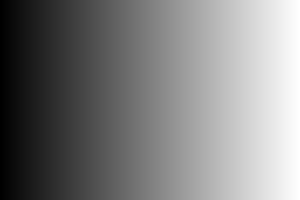
#> input picture images/practice_img/gray_gradient.jpg, 300 x 200 px
$ jupyter execute --allow-errors class_06_1_IP_binary_threshold.ipynb
#> lines starting #> are read from the running program, lines starting #| are printed output that depends on the picture; after the words box and inside, x2 and y2 are one past the last pixel; in counts of white or black regions, pixels touching at a corner belong together
# <center> 👉 class_06_1 IP » _Binary Img - Thresholding & Otsu's Method_ </center>

## ▶ Binary Image

A binary image is an image that is rendered in black and white only.
- Binary: Used when performing a specific operation on the value of a pixel with a high or low value based on a certain point.
- Change a pixel with a normal high or low value to a value that is black or white.
- It is an operation that divides pixels into true or false by dichotomizing them according to the reference value,
- Operations are performed on every pixel in the image matrix.

바이너리 이미지(binary image)란 검은색과 흰색만으로 표현한 이미지를 의미합니다.
- Binary : 어느 지점을 기준으로 값이 높거나 낮은 픽셀의 값을 대상으로 특정 연산을 수행할 때 사용합니다.
- 일반적으로 값이 높거나 낮은 픽셀을 검은색 또는 흰색의 값으로 변경합니다.
- 기준값에 따라 이분법적으로 구분해 픽셀을 참 또는 거짓으로 나누는 연산이며,
- 이미지 행렬에서 모든 픽셀에 대해 연산이 수행됩니다.


[cell 1]
import cv2
from matplotlib import pyplot as plt
from matplotlib.pyplot import figure

src = cv2.imread("./images/practice_img/motorcycle.jpg", cv2.IMREAD_COLOR)

#> (the rest of this cell did not finish here and is left out)

[cell 2]
figure(figsize=(15, 10), dpi=120)
#> (the rest of this cell did not finish here and is left out)

➡️ Threshold Type

|type_flag       |Functioning     |Result       |
|---------------:|:------------------|:---------------- |
|cv2.THRESH_BINARY|dst = (src > thresh) ? maxval : 0|If the threshold value is exceeded: maxval, if not: 0|
|cv2.THRESH_BINARY_INV|dst = (src > thresh) ? 0 : maxval |If the threshold value is exceeded: 0, if not: maxval|
|cv2.THRESH_TRUNC|dst = (src > thresh) ? thresh : src |If the threshold value is exceeded: thresh, if not: no change|
|cv2.THRESH_TOZERO|dst = (src > thresh) ? src : 0 |If the threshold value is exceeded:no change, if not: 0|
|cv2.THRESH_TOZERO_INV|dst = (src > thresh) ? 0 : src |If the threshold value is exceeded: 0, if not: no change|
|cv2.THRESH_MASK|Change to a black image|for masking|
|cv2.THRESH_OTSU|OTSU algorithm|Applicable to single-channel images only|
|cv2.THRESH_TRIANGLE|TRIANGLE gorithm|Applicable to single-channel images only|

## ▶ Image Thresholding

Thresholding is a popular segmentation technique, used for separating an object considered as a foreground from its background.
- In this technique we assign pixel values in relation to the threshold value provided.
- This technique of thresholding is done on grayscale images, so initially,
- the image has to be converted in grayscale color space.
- Here we will discuss two different approaches taken when performing thresholding on an image:

>- Simple Thresholding
>- Adaptive Thresholding

image thresholding은 가장 단순하고 간단한 image segmentation 방법이다.
- 스레시홀딩은 바이너리 이미지를 만드는 가장 대표적인 방법입니다.
- 스레시홀딩이란 여러 값을 어떤 임계점을 기준으로 두 가지 부류로 나누는 방법을 의미합니다.
>- 어떤 임계값을 정한 뒤 픽셀 값이 임계값을 넘으면 255, 임계값을 넘지 않으면 0으로 지정하는 방식을 스레시홀딩이라고 합니다.
>- 이런 작업은 간단하게 numpy로 연산할 수 있지만, OpenCV에서 cv2.threshold() 함수로 구현할 수도 있습니다.

### ● Simple Thresholding:

In this basic Thresholding technique, for every pixel, the same threshold value is applied.
- If the pixel value is smaller than the threshold, it is set to a certain value(usually zero),
- otherwise, it is set to another value(usually maximum value).
- There are various variations of this technique as shown below.

In OpenCV, we use cv2.threshold function to implement it.

이 함수는 두 개의 결과를 반환하는데
- 첫 번째 결과인 ret은 스레시홀딩에 사용한 임계값이고 (threshold 파라미터로 전달한 값과 동일),
- 두번째 결과인 out은 스레시홀딩이 적용된 바이너리 이미지입니다.

Syntax:

>**cv2.threshold(source, thresholdValue, maxVal, thresholdingTechnique)**

Parameters:

- source: Input Image array (must be in Grayscale).
- thresholdValue: Value of Threshold below and above which pixel values will change accordingly.
- maxVal: Maximum value that can be assigned to a pixel.
- thresholdingTechnique: The type of thresholding to be applied.Here are various types of thresholding we can use
>- cv2.THRESH_BINARY: If  the pixel intensity is greater than the threshold, the pixel value is set to 255(white), else it is set to 0 (black).
>- cv2.THRESH_BINARY_INV: Inverted or Opposite case of cv2.THRESH_BINARY.If  the pixel intensity is greater than the threshold, the pixel value is set to 0(black), else it is set to 255 (white).
>- cv.THRESH_TRUNC: If the pixel intensity is greater than the threshold, the pixel values are set to be the same as the threshold. All other values remain the same.
>- cv.THRESH_TOZERO: Pixel intensity is set to 0, for all the pixels intensity, less than the threshold value. All other pixel values remain same
>- cv.THRESH_TOZERO_INV: Inverted or Opposite case of cv2.THRESH_TOZERO.

[cell 3]
# threshold.py

import cv2
import numpy as np
import matplotlib.pylab as plt

img = cv2.imread('./images/practice_img/gray_gradient.jpg', cv2.IMREAD_GRAYSCALE)
#> img is the input picture: shape (200, 300); min 0, max 255, mean 127.1

thresh_np = np.zeros_like(img)   # Numpy Img with zero
thresh_np[img > 127] = 255      # Change values greater than 127 to 255

ret, thresh_cv = cv2.threshold(img, 127, 255, cv2.THRESH_BINARY)  # Create a binary image with the OpenCV API
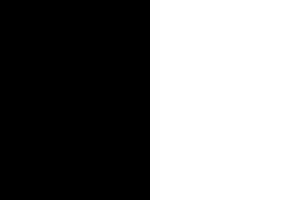
#> thresh_cv: shape (200, 300); 50% white; 1 white region, box (x1, y1, x2, y2) and area: (150, 0, 300, 200) 30000
print(ret)

[cell 4]
imgs = {'Original': img, 'NumPy API':thresh_np, 'cv2.threshold': thresh_cv}
for i , (key, value) in enumerate(imgs.items()):
    plt.subplot(1, 3, i+1)
    plt.title(key)
    plt.imshow(value, cmap='gray')
    plt.xticks([]); plt.yticks([])
#> this loop made 3 passes
#> key on passes 1 to 3: 'Original', 'NumPy API', 'cv2.threshold'

plt.show()

[cell 5]
# threshold_flag.py : showing thresholding flags

import cv2
import numpy as np
import matplotlib.pylab as plt

img = cv2.imread('./images/practice_img/gray_gradient.jpg', cv2.IMREAD_GRAYSCALE)

_, t_bin = cv2.threshold(img, 127, 255, cv2.THRESH_BINARY)
_, t_bininv = cv2.threshold(img, 127, 255, cv2.THRESH_BINARY_INV)
#> t_bininv: shape (200, 300); 50% white; 1 white region, box (x1, y1, x2, y2) and area: (0, 0, 150, 200) 30000
_, t_truc = cv2.threshold(img, 127, 255, cv2.THRESH_TRUNC)
_, t_2zr = cv2.threshold(img, 127, 255, cv2.THRESH_TOZERO)
_, t_2zrinv = cv2.threshold(img, 127, 255, cv2.THRESH_TOZERO_INV)
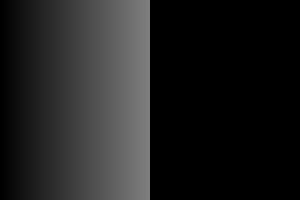
#> t_2zrinv: shape (200, 300); min 0, max 127, mean 31.5

imgs = {'origin':img, 'BINARY':t_bin, 'BINARY_INV':t_bininv, \
        'TRUNC':t_truc, 'TOZERO':t_2zr, 'TOZERO_INV':t_2zrinv}
for i, (key, value) in enumerate(imgs.items()):
    plt.subplot(2,3, i+1)
    plt.title(key)
    plt.imshow(value, cmap='gray')
    plt.xticks([]);    plt.yticks([])
#> this loop made 6 passes

plt.show()

[cell 6]
import cv2
import numpy as np
import matplotlib.pyplot as plt

img = cv2.imread('./images/dogs/02.jpg', -1)
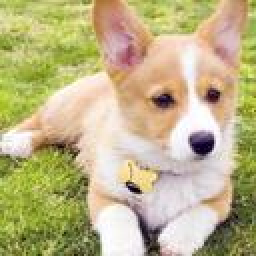
#> input picture images/dogs/02.jpg, 128 x 128 px (shown 2 times larger)
#> img is the input picture: shape (128, 128, 3); mean B, G, R 134.8, 179.7, 190.4

# to convert the image in grayscale
img = cv2.cvtColor(img, cv2.COLOR_BGR2GRAY)
#> img: shape (128, 128)

threshold=160
ret, thresh1 = cv2.threshold(img, threshold, 255, cv2.THRESH_BINARY)
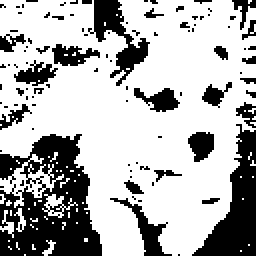
#> thresh1: shape (128, 128) (shown 2 times larger); 69.9% white; 98 black regions (79 under 20 px), largest, box (x1, y1, x2, y2) and area: (0, 67, 51, 128) 1927, (96, 62, 128, 128) 928, (44, 0, 75, 43) 455
#> ret = 160
ret, thresh2 = cv2.threshold(img, threshold, 255, cv2.THRESH_BINARY_INV)
ret, thresh3 = cv2.threshold(img, threshold, 255, cv2.THRESH_TRUNC)
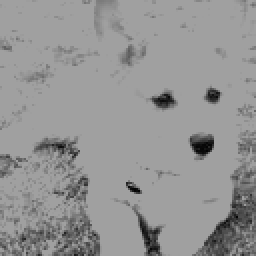
#> thresh3: shape (128, 128) (shown 2 times larger); min 3, max 160, mean 148.6
ret, thresh4 = cv2.threshold(img, threshold, 255, cv2.THRESH_TOZERO)
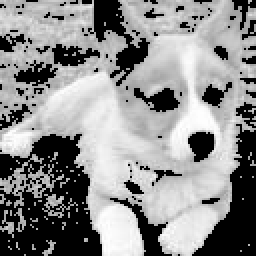
#> thresh4: shape (128, 128) (shown 2 times larger); min 0, max 255, mean 141.1
ret, thresh5 = cv2.threshold(img, threshold, 255, cv2.THRESH_TOZERO_INV)
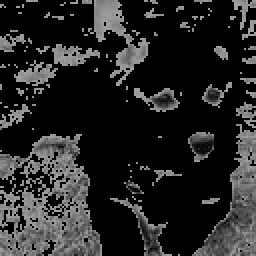
#> thresh5: shape (128, 128) (shown 2 times larger); min 0, max 160, mean 36.7

# the window showing output images with the corresponding thresholding techniques applied to the input images
fig, axs = plt.subplots(1,6,figsize=(15,15))
axs[0].imshow(img,cmap='gray'), axs[0].axis('off'), axs[0].set_title('Original-Gray')
axs[1].imshow(thresh1,cmap='gray'), axs[1].axis('off'), axs[1].set_title('Binary Th')
axs[2].imshow(thresh2,cmap='gray'), axs[2].axis('off'), axs[2].set_title('Binary Th Inverted')
axs[3].imshow(thresh3,cmap='gray'), axs[3].axis('off'), axs[3].set_title('Truncated Th')
axs[4].imshow(thresh4,cmap='gray'), axs[4].axis('off'), axs[4].set_title('Zero Th')
axs[5].imshow(thresh5,cmap='gray'), axs[5].axis('off'), axs[5].set_title('Zero Th Inverted')

plt.imshow(img),plt.imshow(thresh1),plt.imshow(thresh2),plt.imshow(thresh3),plt.imshow(thresh4),plt.imshow(thresh5)

plt.show()

### ● Adaptive Thresholding
In simple thresholding, the threshold value was global which means it was same for all the pixels in the image.
- But this may not be the best approach for thresholding as the different image sections can have different lightings.

Thus we need Adaptive thresholding,
- which is the method where the threshold value is calculated for smaller regions and therefore,
- there will be **different threshold values for different regions.**

In OpenCV we have adaptiveThreshold() function to implement this type of thresholding.

위에서 설명한 전역 스레시홀딩이 매번 좋은 성능을 내는 것은 아닙니다.
원본 이미지에서 조명이 일정하지 않거나 배경색이 여러 개인 경우에는 하나의 임계값으로 선명한 바이너리 이미지를 만들어내기 힘들 수도 있습니다.
이때는 이미지를 여러 영역으로 나눈 뒤, 그 주변 픽셀 값만 활용하여 임계값을 구해야 하는데, 이를 적응형 스레시홀딩(Adaptive Thresholding)이라고 합니다.
개발자가 정해준 임의의 값이 아닌 블럭사이즈내에서 구할 수 있기 때문에 더 유연하게 Threshold를 적용할 수 있음.
- 적응형 이진화 알고리즘은 입력 이미지에 따라 임곗값이 스스로 다른 값을 할당할 수 있도록 구성된 이진화 알고리즘입니다.
- 이미지에 따라 어떠한 임곗값을 주더라도 이진화 처리가 어려운 이미지가 존재합니다.
- 예를 들어, 조명의 변화나 반사가 심한 경우 이미지 내의 밝기 분포가 달라 국소적으로 임곗값을 적용해야 하는 경우가 있습니다.
- 이러한 경우 적응형 이진화 알고리즘을 적용한다면 우수한 결과를 얻을 수 있습니다.

~ Syntax:

>**cv2.adaptiveThreshold(src, dst, maxValue, adaptiveMethod, thresholdType, blockSize, C)**

~ Parameters:

- src − An object of the class Mat representing the source (input) image.
- dst − An object of the class Mat representing the destination (output) image.
- maxValue − A variable of double type representing the value that is to be given if pixel value is more than the threshold value.
- adaptiveMethod − A variable of integer the type representing the adaptive method to be used. This will be either of the following two values:
>- cv.ADAPTIVE_THRESH_MEAN_C: The threshold value is the mean of the neighbourhood area minus the constant C.
>>- 이웃 픽셀의 평균값에서 보정값(C)을 뺀값을 임계값으로 결정
>>- blockSize 영역의 모든 픽셀에 평균 가중치를 적용
>- cv.ADAPTIVE_THRESH_GAUSSIAN_C: The threshold value is a gaussian-weighted sum of the neighbourhood values minus the constant C.
>>- 가우시안 분포에 따른 가중치의 합에서 보정값(C)을 뺀값을 임계값으로 결정
>>- blockSize 영역의 모든 픽셀에 중심점으로부터의 거리에 대한 가우시안 가중치 적용
>- thresholdType: A variable of integer type representing the type of threshold to be used. (cv2.threshod()와 동일)
- blockSize: A variable of the integer type representing size of the pixelneighborhood used to calculate the threshold value. 임계처리에 적용할 영역크기(n x n), 블럭의 중심으로 홀수값
- C: A variable of double type representing the constant used in the both methods (subtracted from the mean or weighted mean) 계산된 임계값 결과에서 가감할 상수(양수:계산된 adaptive 임계값에 +, 음수: 계산된 adaptive 임계값에 –)
>- Block size and C (subtraction) are utilized in formulas for calculating the result.
> $$ T(x,y) = \frac{1}{blockSize^2}\sum_{x_i}\sum_{y_i}I(x + x_i, \ y + y_i) - C $$
>- blockSize can only be odd so that there can be a center point.
>- The C typically uses positive values, but in some cases it can also use 0 or negative numbers.
>- The larger the blockSize, the longer the computation will take.

➡️ There are two types of flags, but there are three ways to calculate them.
- a mean-weighted, a gaussian-weighted, a mixing method.
- Mixing uses the average weight and the Gaussian weight to calculate use OR
>- cv2.ADAPTIVE_THRESH_MEAN_C | cv2.ADAPTIVE_THRESH_GAUSSIAN_C

Example:

[cell 7]
import cv2

src = cv2.imread("./images/practice_img/tree1.webp")
#> (the rest of this cell did not finish here and is left out)

[cell 8]
from matplotlib import pyplot as plt
from matplotlib.pyplot import figure
figure(figsize=(15, 10), dpi=100)

#> (the rest of this cell did not finish here and is left out)

[cell 9]
# threshold_adapted

import cv2
import numpy as np
import matplotlib.pyplot as plt

blk_size = 9
C = 5
img = cv2.imread('./images/practice_img/sudoku.png', cv2.IMREAD_GRAYSCALE)
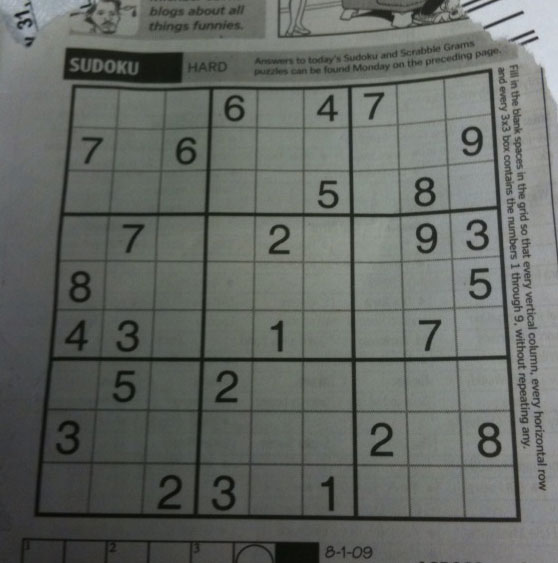
#> input picture images/practice_img/sudoku.png, 558 x 563 px
#> img: shape (563, 558); min 7, max 218, mean 101.8

ret, th1 = cv2.threshold(img, 0, 255, cv2.THRESH_BINARY | cv2.THRESH_OTSU) # OTSU's algorithm applies a single boundary value to the entire image
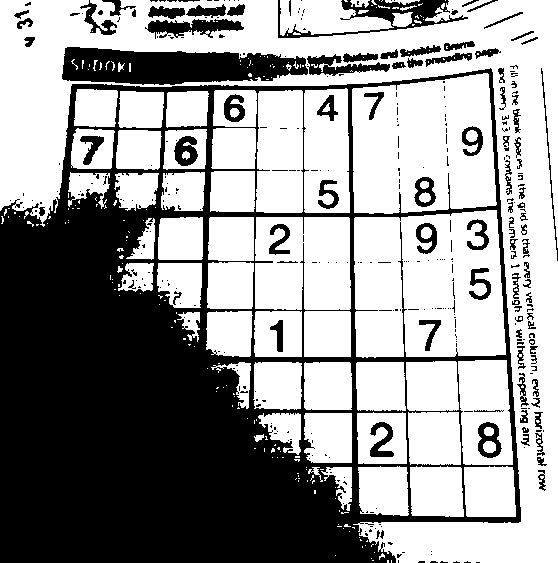
#> th1: shape (563, 558); 59.4% white; 361 black regions (263 under 20 px), largest, box (x1, y1, x2, y2) and area: (0, 68, 521, 563) 104893, (62, 47, 308, 85) 6753, (278, 0, 468, 38) 1967
#> ret = 96
th2 = cv2.adaptiveThreshold(img, 255, cv2.ADAPTIVE_THRESH_MEAN_C, cv2.THRESH_BINARY, blk_size, C)
#> th2: shape (563, 558); 83.6% white; 862 black regions (706 under 20 px), largest, box (x1, y1, x2, y2) and area: (34, 68, 521, 523) 21094, (63, 48, 184, 83) 1995, (277, 0, 470, 38) 1878
th3 = cv2.adaptiveThreshold(img, 255, cv2.ADAPTIVE_THRESH_GAUSSIAN_C, cv2.THRESH_BINARY, blk_size, C)
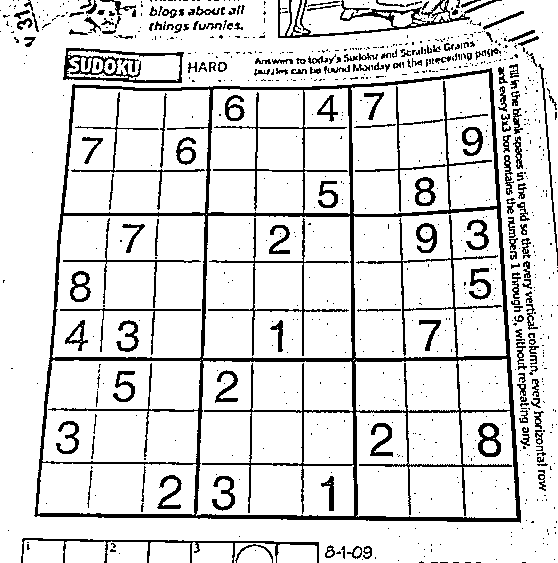
#> th3: shape (563, 558); 86.5% white; 835 black regions (654 under 20 px), largest, box (x1, y1, x2, y2) and area: (34, 68, 521, 523) 19139, (278, 0, 502, 38) 1611, (63, 48, 184, 83) 1329

imgs = {'Original': img, 'Global-Otsu:%d'%ret:th1, \
        'Adapted-Mean':th2, 'Adapted-Gaussian': th3}
for i, (k, v) in enumerate(imgs.items()):
    plt.subplot(2,2,i+1)
    plt.title(k)
    plt.imshow(v,'gray')
    plt.xticks([]),plt.yticks([])
#> this loop made 4 passes

plt.show()

The top right is a binary image with global thresholding applied through Oates' algorithm.
- The bottom left is black,
- The upper right corner has turned white, making the image more difficult to discern.

This phenomenon occurs in that the bottom left of the original image is darker and darker than the top right.
This is a typical problem that occurs when using global thresholding.
However, the two binary images below with adaptive thresholding applied are quite sharp.
- Using the mean value (Adapted-Mean) is clearer than using the Gaussian distribution (Adapted-Gaussian), but there are some blemishes.
- On the other hand, using the Gaussian distribution has slightly lower clarity than using the average value, but has fewer blemishes.

오른쪽 상단은 오츠의 알고리즘을 통해 전역 스레시홀딩을 적용한 바이너리 이미지입니다.
- 왼쪽 아래는 검정색으로,
- 오른쪽 위는 흰색으로 변해 이미지를 식별하기가 더 어려워졌습니다.

원본 이미지 좌측 하단이 우측 상단보다 더 그늘지고 어두워 발생하는 현상입니다.
전역 스레시홀딩을 하면 발생하는 전형적인 문제점입니다.
하지만 적응형 스레시홀딩을 적용한 아래 두 바이너리 이미지는 상당히 선명합니다.
- 평균값(Adapted-Mean)을 활용한 것이 가우시안 분포(Adapted-Gaussian)을 활용한 것보다 더 선명한데 그만큼 잡티가 조금 있습니다.
- 반면, 가우시안 분포를 활용한 것은 평균값을 활용한 것에 비해 선명도는 조금 떨어지지만 잡티가 더 적습니다.

The adaptive thresholding algorithm for the example above is as follows:
- First, set a total of 9 blocks in the entire image. You can think of it as dividing the image into 9 parts.
- Next, set a threshold for each block. At this time,
>- Passing cv2.ADAPTIVE_THRESH_MEAN_C as a parameter sets the threshold to the average of the neighboring pixels of each block.
>- If cv2.ADAPTIVE_THRESH_GAUSSIAN_C is passed as a parameter, the threshold is determined by the sum of weights according to Gaussian distribution.

Thresholding is performed for each block based on a set threshold. Doing so can produce sharper and smoother results than applying global thresholding.
Most images have shadows or lighting differences. Therefore, adaptive thresholding is used more than global thresholding.

위 예제의 적응형 스레시홀딩 알고리즘은 다음과 같습니다.
- 우선, 전체 이미지에 총 9개의 블록을 설정합니다. 이미지를 9등분 한다고 보시면 됩니다.
- 그 다음 각 블록별로 임계값을 정합니다. 이때,
>- cv2.ADAPTIVE_THRESH_MEAN_C를 파라미터로 전달하면 각 블록의 이웃 픽셀의 평균으로 임계값을 정합니다.
>- cv2.ADAPTIVE_THRESH_GAUSSIAN_C를 파라미터로 전달하면 가우시안 분포에 따른 가중치의 합으로 임계값을 정합니다.

정해진 임계값을 바탕으로 각 블록별로 스레시홀딩을 합니다. 그렇게 하면 전역 스레시홀딩을 적용한 것보다 더 선명하고 부드러운 결과를 얻을 수 있습니다.
대부분의 이미지는 그림자가 있거나 조명 차이가 있습니다. 따라서 전역 스레시홀딩보다 적응형 스레시홀딩을 더 많이 사용합니다.

#> (a cell that did not finish here is left out)

### ● Thresholding by Otsu
Converting to binary is done using a ceratin threshold. E.g. you can say, all pixels with gray > 125 will become white, the others black.
There are several thresholding algorithm out there, but maybe the most common is Otsu.
You can find it here Thresholding by Otsu

OpenCV 함수를 활용하면 오츠의 알고리즘을 적용할 수 있습니다.

cv2.threshold() 함수의 마지막 파라미터로 cv2.THRESH_OTSU를 전달하기만 하면 됩니다.
오츠의 알고리즘은 최적의 임계값을 찾아주므로 cv2.threshold() 함수에 전달하는 threshold 파라미터는 아무 값이어도 상관없습니다.
어차피 무시되기 때문입니다.

아래는 오츠의 알고리즘을 활용하여 최적의 임계값을 찾는 예제 코드입니다.

[cell 11]
# threshold_otsu

import cv2
import numpy as np
import matplotlib.pylab as plt

# 이미지를 그레이 스케일로 읽기
img = cv2.imread('./images/practice_img/scaned_paper.jpg', cv2.IMREAD_GRAYSCALE)
# 경계 값을 130으로 지정  ---①
_, t_130 = cv2.threshold(img, 130, 255, cv2.THRESH_BINARY)
# 경계 값을 지정하지 않고 OTSU 알고리즘 선택 ---②
t, t_otsu = cv2.threshold(img, -1, 255,  cv2.THRESH_BINARY | cv2.THRESH_OTSU)
#> t = 0
print('otsu threshold:', t)                 # Otsu 알고리즘으로 선택된 경계 값 출력
#| otsu threshold: 0.0
